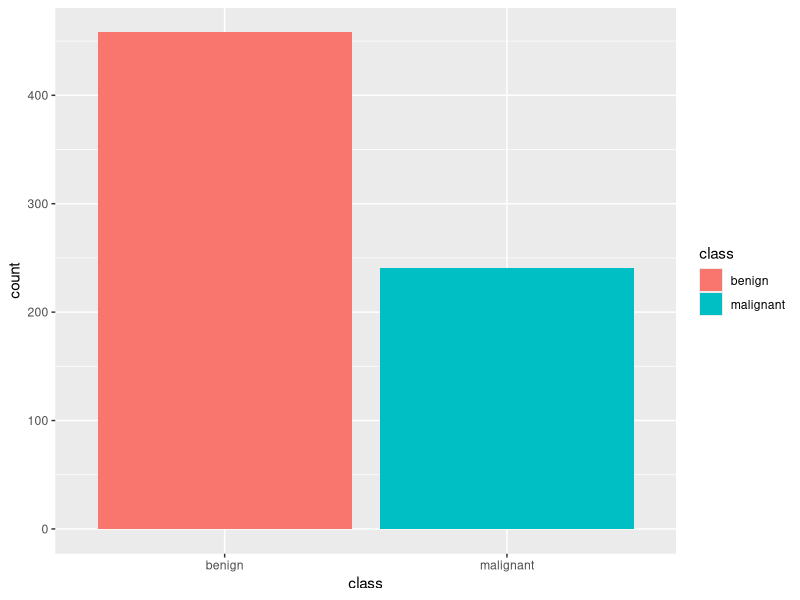
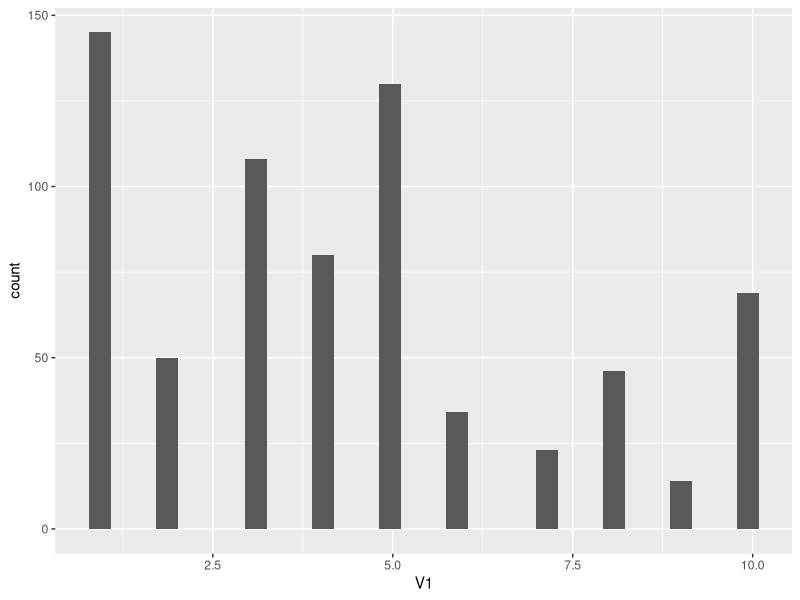
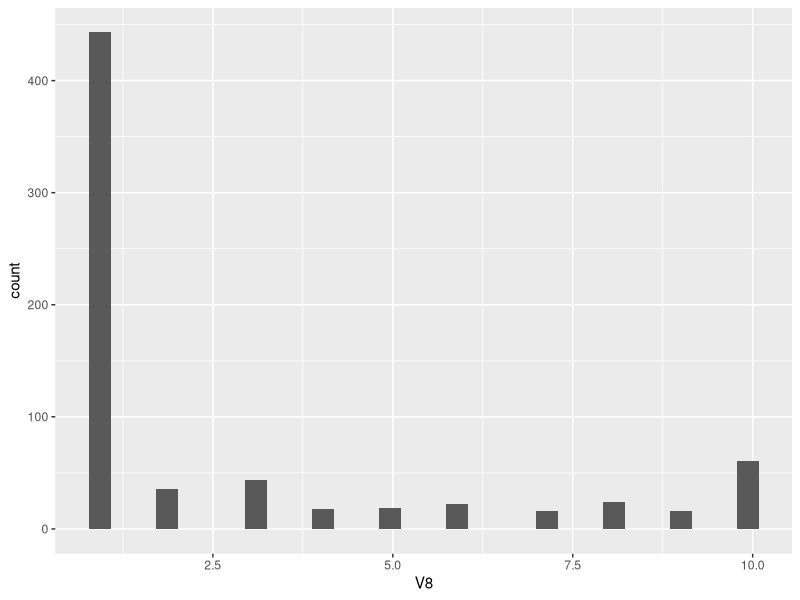
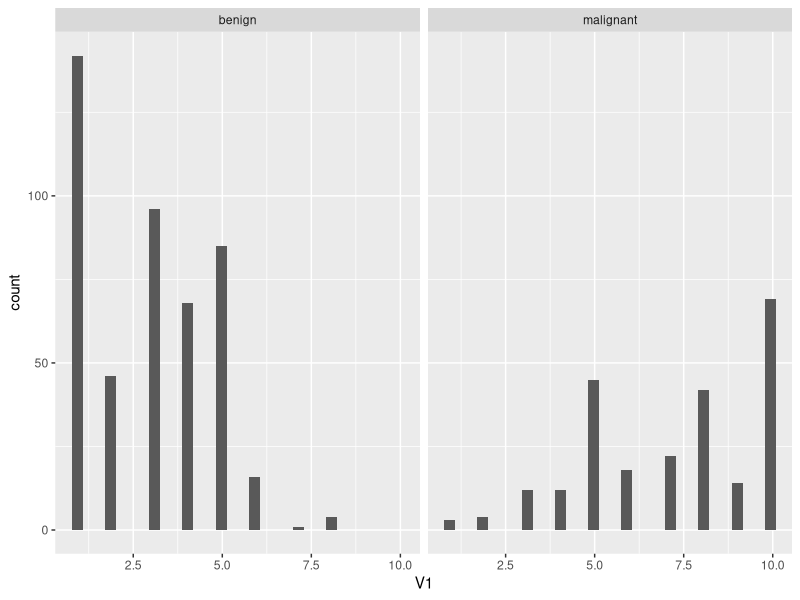
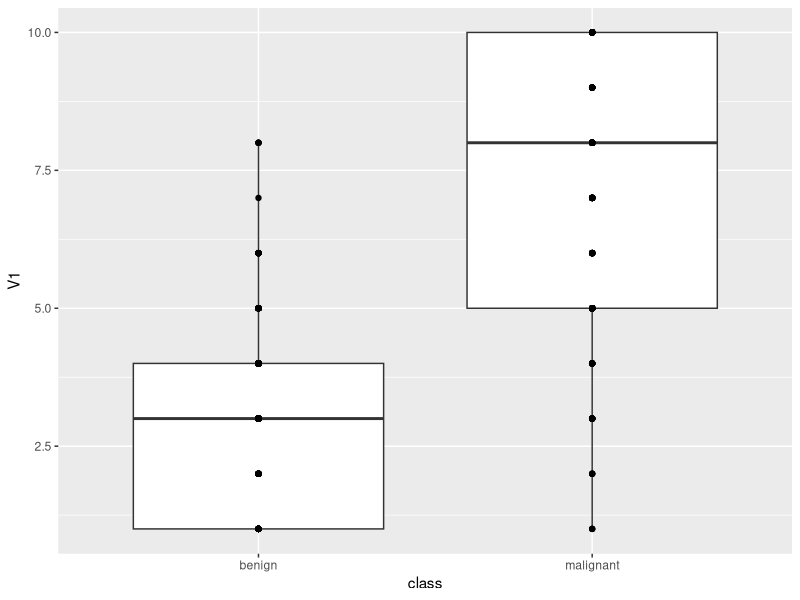
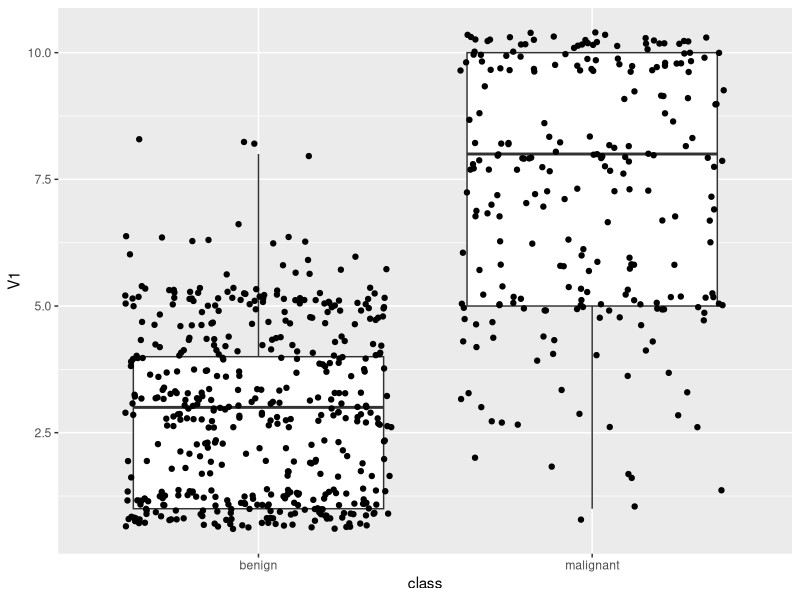
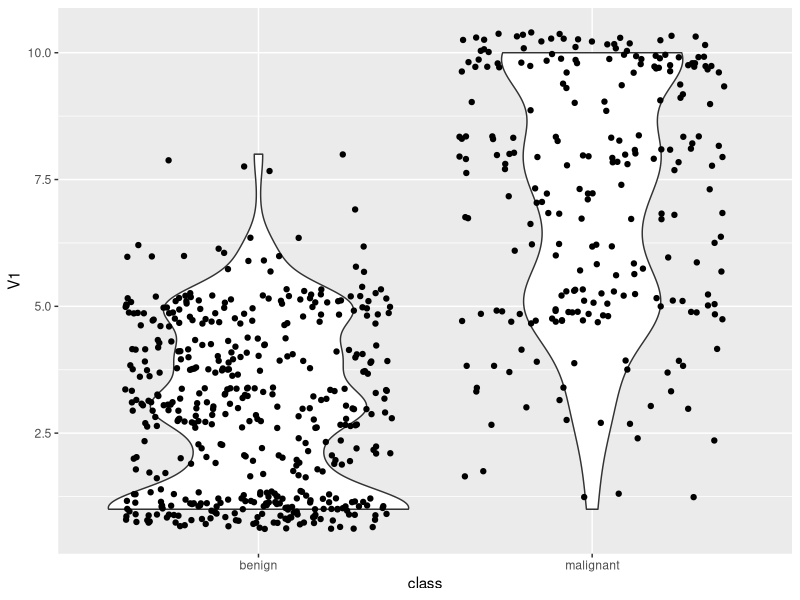

Generate these figures, in order, with R:
## ---- chunk 1
install.packages("tidyverse")
install.packages("MASS")
library(tidyverse)
library(MASS)
## ---- chunk 2
?biopsy

biopsy
## ---- chunk 3
ggplot(data=biopsy) + geom_bar(mapping = aes(x = class, fill = class))
## ---- chunk 4
ggplot(data=biopsy) + geom_histogram(mapping=aes(x=V1))
ggplot(data=biopsy) + geom_histogram(mapping=aes(x=V8))
## ---- chunk 5
ggplot(data=biopsy) + geom_histogram(mapping=aes(x=V1)) + facet_grid(cols=vars(class))
## ---- chunk 6
ggplot(data=biopsy, mapping= aes(x=class, y=V1)) + geom_boxplot() + geom_point()
## ---- chunk 7
ggplot(data=biopsy, mapping= aes(x=class, y=V1)) + geom_boxplot() + geom_jitter() 
## ---- chunk 8
ggplot(data=biopsy, mapping= aes(x=class, y=V1)) + geom_violin() + geom_jitter()
